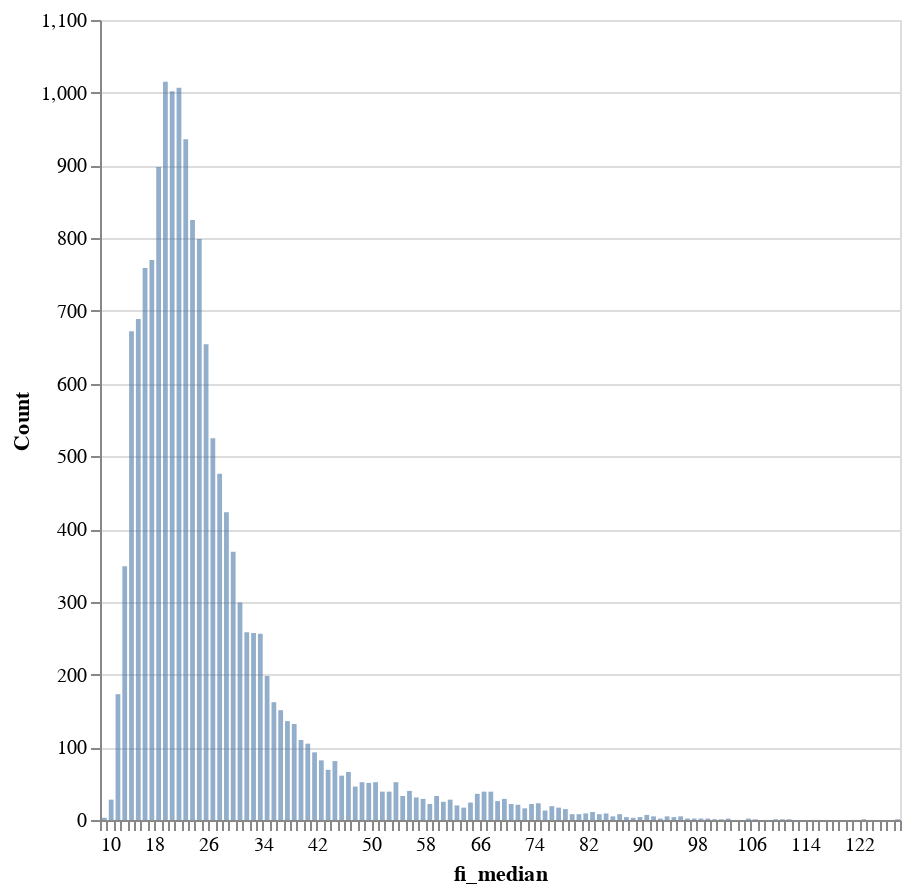

The cell this chart's notebook holds for it:
### Code cell
alt.Chart(read_df).mark_bar(opacity=0.6).encode(
    alt.X('fi_median:Q', bin=alt.Bin(maxbins=200), title='fi_median'),
    alt.Y('count()', title='Count'),
).properties(
    width=400,
    height=400
)

### Figure 1 — Vega specification as saved in the notebook (floating-point values rounded to 4 significant figures)
{"$schema": "https://vega.github.io/schema/vega/v5.json", "data": [{"name": "source_0", "values": [{"__count": 898, "bin_maxbins_200_fi_median": 18.0, "bin_maxbins_200_fi_median_end": 19.0}, {"__count": 799, "bin_maxbins_200_fi_median": 24.0, "bin_maxbins_200_fi_median_end": 25.0}, {"__count": 1015, "bin_maxbins_200_fi_median": 19.0, "bin_maxbins_200_fi_median_end": 20.0}, {"__count": 936, "bin_maxbins_200_fi_median": 22.0, "bin_maxbins_200_fi_median_end": 23.0}, {"__count": 770, "bin_maxbins_200_fi_median": 17.0, "bin_maxbins_200_fi_median_end": 18.0}, {"__count": 198, "bin_maxbins_200_fi_median": 34.0, "bin_maxbins_200_fi_median_end": 35.0}, {"__count": 689, "bin_maxbins_200_fi_median": 15.0, "bin_maxbins_200_fi_median_end": 16.0}, {"__count": 672, "bin_maxbins_200_fi_median": 14.0, "bin_maxbins_200_fi_median_end": 15.0}, {"__count": 173, "bin_maxbins_200_fi_median": 12.0, "bin_maxbins_200_fi_median_end": 13.0}, {"__count": 1007, "bin_maxbins_200_fi_median": 21.0, "bin_maxbins_200_fi_median_end": 22.0}, {"__count": 825, "bin_maxbins_200_fi_median": 23.0, "bin_maxbins_200_fi_median_end": 24.0}, {"__count": 525, "bin_maxbins_200_fi_median": 26.0, "bin_maxbins_200_fi_median_end": 27.0}, {"__count": 759, "bin_maxbins_200_fi_median": 16.0, "bin_maxbins_200_fi_median_end": 17.0}, {"__count": 1002, "bin_maxbins_200_fi_median": 20.0, "bin_maxbins_200_fi_median_end": 21.0}, {"__count": 51, "bin_maxbins_200_fi_median": 49.0, "bin_maxbins_200_fi_median_end": 50.0}, {"__count": 82, "bin_maxbins_200_fi_median": 42.0, "bin_maxbins_200_fi_median_end": 43.0}, {"__count": 258, "bin_maxbins_200_fi_median": 31.0, "bin_maxbins_200_fi_median_end": 32.0}, {"__count": 476, "bin_maxbins_200_fi_median": 27.0, "bin_maxbins_200_fi_median_end": 28.0}, {"__count": 136, "bin_maxbins_200_fi_median": 37.0, "bin_maxbins_200_fi_median_end": 38.0}, {"__count": 257, "bin_maxbins_200_fi_median": 32.0, "bin_maxbins_200_fi_median_end": 33.0}, {"__count": 349, "bin_maxbins_200_fi_median": 13.0, "bin_maxbins_200_fi_median_end": 14.0}, {"__count": 423, "bin_maxbins_200_fi_median": 28.0, "bin_maxbins_200_fi_median_end": 29.0}, {"__count": 654, "bin_maxbins_200_fi_median": 25.0, "bin_maxbins_200_fi_median_end": 26.0}, {"__count": 40, "bin_maxbins_200_fi_median": 55.0, "bin_maxbins_200_fi_median_end": 56.0}, {"__count": 299, "bin_maxbins_200_fi_median": 30.0, "bin_maxbins_200_fi_median_end": 31.0}, {"__count": 69, "bin_maxbins_200_fi_median": 43.0, "bin_maxbins_200_fi_median_end": 44.0}, {"__count": 110, "bin_maxbins_200_fi_median": 39.0, "bin_maxbins_200_fi_median_end": 40.0}, {"__count": 369, "bin_maxbins_200_fi_median": 29.0, "bin_maxbins_200_fi_median_end": 30.0}, {"__count": 46, "bin_maxbins_200_fi_median": 47.0, "bin_maxbins_200_fi_median_end": 48.0}, {"__count": 31, "bin_maxbins_200_fi_median": 56.0, "bin_maxbins_200_fi_median_end": 57.0}, {"__count": 21, "bin_maxbins_200_fi_median": 71.0, "bin_maxbins_200_fi_median_end": 72.0}, {"__count": 3, "bin_maxbins_200_fi_median": 88.0, "bin_maxbins_200_fi_median_end": 89.0}, {"__count": 132, "bin_maxbins_200_fi_median": 38.0, "bin_maxbins_200_fi_median_end": 39.0}, {"__count": 39, "bin_maxbins_200_fi_median": 52.0, "bin_maxbins_200_fi_median_end": 53.0}, {"__count": 61, "bin_maxbins_200_fi_median": 45.0, "bin_maxbins_200_fi_median_end": 46.0}, {"__count": 151, "bin_maxbins_200_fi_median": 36.0, "bin_maxbins_200_fi_median_end": 37.0}, {"__count": 23, "bin_maxbins_200_fi_median": 74.0, "bin_maxbins_200_fi_median_end": 75.0}, {"__count": 162, "bin_maxbins_200_fi_median": 35.0, "bin_maxbins_200_fi_median_end": 36.0}, {"__count": 256, "bin_maxbins_200_fi_median": 33.0, "bin_maxbins_200_fi_median_end": 34.0}, {"__count": 52, "bin_maxbins_200_fi_median": 50.0, "bin_maxbins_200_fi_median_end": 51.0}, {"__count": 26, "bin_maxbins_200_fi_median": 68.0, "bin_maxbins_200_fi_median_end": 69.0}, {"__count": 81, "bin_maxbins_200_fi_median": 44.0, "bin_maxbins_200_fi_median_end": 45.0}, {"__count": 105, "bin_maxbins_200_fi_median": 40.0, "bin_maxbins_200_fi_median_end": 41.0}, {"__count": 29, "bin_maxbins_200_fi_median": 57.0, "bin_maxbins_200_fi_median_end": 58.0}, {"__count": 66, "bin_maxbins_200_fi_median": 46.0, "bin_maxbins_200_fi_median_end": 47.0}, {"__count": 93, "bin_maxbins_200_fi_median": 41.0, "bin_maxbins_200_fi_median_end": 42.0}, {"__count": 28, "bin_maxbins_200_fi_median": 11.0, "bin_maxbins_200_fi_median_end": 12.0}, {"__count": 24, "bin_maxbins_200_fi_median": 64.0, "bin_maxbins_200_fi_median_end": 65.0}, {"__count": 22, "bin_maxbins_200_fi_median": 73.0, "bin_maxbins_200_fi_median_end": 74.0}, {"__count": 33, "bin_maxbins_200_fi_median": 59.0, "bin_maxbins_200_fi_median_end": 60.0}, {"__count": 29, "bin_maxbins_200_fi_median": 69.0, "bin_maxbins_200_fi_median_end": 70.0}, {"__count": 4, "bin_maxbins_200_fi_median": 89.0, "bin_maxbins_200_fi_median_end": 90.0}, {"__count": 39, "bin_maxbins_200_fi_median": 51.0, "bin_maxbins_200_fi_median_end": 52.0}, {"__count": 1, "bin_maxbins_200_fi_median": 110.0, "bin_maxbins_200_fi_median_end": 111.0}, {"__count": 52, "bin_maxbins_200_fi_median": 48.0, "bin_maxbins_200_fi_median_end": 49.0}, {"__count": 33, "bin_maxbins_200_fi_median": 54.0, "bin_maxbins_200_fi_median_end": 55.0}, {"__count": 1, "bin_maxbins_200_fi_median": 127.0, "bin_maxbins_200_fi_median_end": 128.0}, {"__count": 52, "bin_maxbins_200_fi_median": 53.0, "bin_maxbins_200_fi_median_end": 54.0}, {"__count": 19, "bin_maxbins_200_fi_median": 76.0, "bin_maxbins_200_fi_median_end": 77.0}, {"__count": 5, "bin_maxbins_200_fi_median": 91.0, "bin_maxbins_200_fi_median_end": 92.0}, {"__count": 17, "bin_maxbins_200_fi_median": 63.0, "bin_maxbins_200_fi_median_end": 64.0}, {"__count": 16, "bin_maxbins_200_fi_median": 72.0, "bin_maxbins_200_fi_median_end": 73.0}, {"__count": 39, "bin_maxbins_200_fi_median": 67.0, "bin_maxbins_200_fi_median_end": 68.0}, {"__count": 17, "bin_maxbins_200_fi_median": 77.0, "bin_maxbins_200_fi_median_end": 78.0}, {"__count": 5, "bin_maxbins_200_fi_median": 85.0, "bin_maxbins_200_fi_median_end": 86.0}, {"__count": 36, "bin_maxbins_200_fi_median": 65.0, "bin_maxbins_200_fi_median_end": 66.0}, {"__count": 11, "bin_maxbins_200_fi_median": 82.0, "bin_maxbins_200_fi_median_end": 83.0}, {"__count": 15, "bin_maxbins_200_fi_median": 78.0, "bin_maxbins_200_fi_median_end": 79.0}, {"__count": 2, "bin_maxbins_200_fi_median": 97.0, "bin_maxbins_200_fi_median_end": 98.0}, {"__count": 25, "bin_maxbins_200_fi_median": 60.0, "bin_maxbins_200_fi_median_end": 61.0}, {"__count": 5, "bin_maxbins_200_fi_median": 95.0, "bin_maxbins_200_fi_median_end": 96.0}, {"__count": 22, "bin_maxbins_200_fi_median": 58.0, "bin_maxbins_200_fi_median_end": 59.0}, {"__count": 2, "bin_maxbins_200_fi_median": 99.0, "bin_maxbins_200_fi_median_end": 100.0}, {"__count": 20, "bin_maxbins_200_fi_median": 62.0, "bin_maxbins_200_fi_median_end": 63.0}, {"__count": 2, "bin_maxbins_200_fi_median": 98.0, "bin_maxbins_200_fi_median_end": 99.0}, {"__count": 39, "bin_maxbins_200_fi_median": 66.0, "bin_maxbins_200_fi_median_end": 67.0}, {"__count": 28, "bin_maxbins_200_fi_median": 61.0, "bin_maxbins_200_fi_median_end": 62.0}, {"__count": 2, "bin_maxbins_200_fi_median": 102.0, "bin_maxbins_200_fi_median_end": 103.0}, {"__count": 8, "bin_maxbins_200_fi_median": 79.0, "bin_maxbins_200_fi_median_end": 80.0}, {"__count": 13, "bin_maxbins_200_fi_median": 75.0, "bin_maxbins_200_fi_median_end": 76.0}, {"__count": 9, "bin_maxbins_200_fi_median": 81.0, "bin_maxbins_200_fi_median_end": 82.0}, {"__count": 9, "bin_maxbins_200_fi_median": 84.0, "bin_maxbins_200_fi_median_end": 85.0}, {"__count": 1, "bin_maxbins_200_fi_median": 111.0, "bin_maxbins_200_fi_median_end": 112.0}, {"__count": 4, "bin_maxbins_200_fi_median": 94.0, "bin_maxbins_200_fi_median_end": 95.0}, {"__count": 4, "bin_maxbins_200_fi_median": 87.0, "bin_maxbins_200_fi_median_end": 88.0}, {"__count": 22, "bin_maxbins_200_fi_median": 70.0, "bin_maxbins_200_fi_median_end": 71.0}, {"__count": 8, "bin_maxbins_200_fi_median": 80.0, "bin_maxbins_200_fi_median_end": 81.0}, {"__count": 2, "bin_maxbins_200_fi_median": 92.0, "bin_maxbins_200_fi_median_end": 93.0}, {"__count": 1, "bin_maxbins_200_fi_median": 122.0, "bin_maxbins_200_fi_median_end": 123.0}, {"__count": 8, "bin_maxbins_200_fi_median": 83.0, "bin_maxbins_200_fi_median_end": 84.0}, {"__count": 8, "bin_maxbins_200_fi_median": 86.0, "bin_maxbins_200_fi_median_end": 87.0}, {"__count": 1, "bin_maxbins_200_fi_median": 100.0, "bin_maxbins_200_fi_median_end": 101.0}, {"__count": 5, "bin_maxbins_200_fi_median": 93.0, "bin_maxbins_200_fi_median_end": 94.0}, {"__count": 7, "bin_maxbins_200_fi_median": 90.0, "bin_maxbins_200_fi_median_end": 91.0}, {"__count": 2, "bin_maxbins_200_fi_median": 96.0, "bin_maxbins_200_fi_median_end": 97.0}, {"__count": 3, "bin_maxbins_200_fi_median": 10.0, "bin_maxbins_200_fi_median_end": 11.0}, {"__count": 1, "bin_maxbins_200_fi_median": 109.0, "bin_maxbins_200_fi_median_end": 110.0}, {"__count": 2, "bin_maxbins_200_fi_median": 105.0, "bin_maxbins_200_fi_median_end": 106.0}, {"__count": 1, "bin_maxbins_200_fi_median": 101.0, "bin_maxbins_200_fi_median_end": 102.0}, {"__count": 1, "bin_maxbins_200_fi_median": 106.0, "bin_maxbins_200_fi_median_end": 107.0}]}, {"name": "source_0_y_domain___count", "values": [{"min": 1, "max": 1015}]}], "signals": [{"name": "bin_maxbins_200_fi_median_bins", "value": {"fields": ["fi_median"], "fname": "bin_fi_median", "start": 10.0, "step": 1.0, "stop": 128.0}}], "marks": [{"type": "rect", "name": "marks", "from": {"data": "source_0"}, "encode": {"update": {"fill": {"value": "#4c78a8"}, "y": {"field": "__count", "scale": "y"}, "x": {"field": "bin_maxbins_200_fi_median_end", "scale": "x", "offset": {"signal": "0.5 + (abs(scale(\"x\", datum[\"bin_maxbins_200_fi_median_end\"]) - scale(\"x\", datum[\"bin_maxbins_200_fi_median\"])) < 0.25 ? 0.5 * (0.25 - (abs(scale(\"x\", datum[\"bin_maxbins_200_fi_median_end\"]) - scale(\"x\", datum[\"bin_maxbins_200_fi_median\"])))) : -0.5)"}}, "y2": {"value": 0, "scale": "y"}, "x2": {"field": "bin_maxbins_200_fi_median", "scale": "x", "offset": {"signal": "0.5 + (abs(scale(\"x\", datum[\"bin_maxbins_200_fi_median_end\"]) - scale(\"x\", datum[\"bin_maxbins_200_fi_median\"])) < 0.25 ? -0.5 * (0.25 - (abs(scale(\"x\", datum[\"bin_maxbins_200_fi_median_end\"]) - scale(\"x\", datum[\"bin_maxbins_200_fi_median\"])))) : 0.5)"}}, "opacity": {"value": 0.6}}}, "style": ["bar"]}], "scales": [{"name": "x", "type": "linear", "domain": {"signal": "[bin_maxbins_200_fi_median_bins.start, bin_maxbins_200_fi_median_bins.stop]"}, "range": [0, {"signal": "width"}], "bins": {"signal": "bin_maxbins_200_fi_median_bins"}, "zero": false}, {"name": "y", "type": "linear", "domain": [{"signal": "(data(\"source_0_y_domain___count\")[0] || {}).min"}, {"signal": "(data(\"source_0_y_domain___count\")[0] || {}).max"}], "range": [{"signal": "height"}, 0], "nice": true, "zero": true}], "axes": [{"scale": "y", "aria": false, "labels": false, "minExtent": 0, "domain": false, "zindex": 0, "grid": true, "gridScale": "x", "tickCount": {"signal": "ceil(height/40)"}, "orient": "left", "ticks": false, "maxExtent": 0}, {"scale": "x", "grid": false, "orient": "bottom", "title": "fi_median", "labelFlush": true, "labelOverlap": true, "tickCount": {"signal": "ceil(width/10)"}, "zindex": 0}, {"scale": "y", "labelOverlap": true, "tickCount": {"signal": "ceil(height/40)"}, "grid": false, "zindex": 0, "orient": "left", "title": "Count"}], "style": "cell", "padding": 5, "background": "white", "height": 400, "width": 400}
